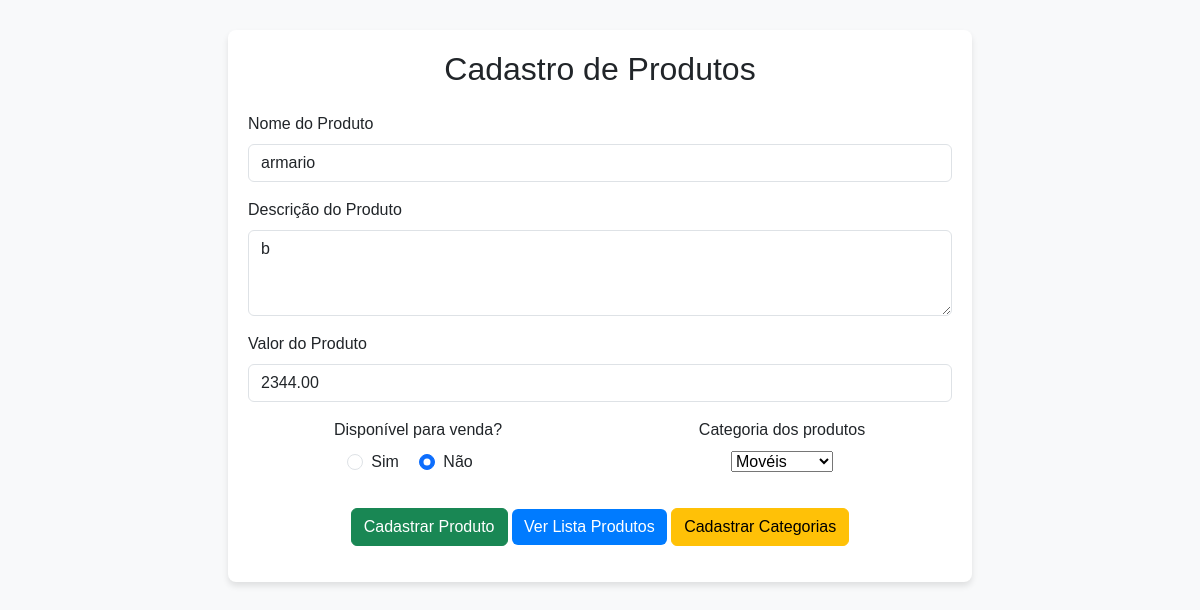
The page /editar_prod/2 on the database its author committed.
### app_inventario/models.py (models this page shows)
class Cadastro(models.Model):
    nome_prod = models.CharField(max_length=255)
    desc_prod = models.TextField()
    valor = models.DecimalField(max_digits=12, decimal_places=2)
    disp = models.BooleanField(default=True)
    cat_prod =  models.ForeignKey(Categorias, on_delete=models.CASCADE)

### app_inventario/views.py (the view, shortened to what this page needs)
# urls.py: path('editar_prod/<int:pk>', views.editar_prod, name='editar_prod'),
def editar_prod(request,pk):
     produto = get_object_or_404(Cadastro,id=pk) # Buscando o produto de acordo com o id
     categorias = Categorias.objects.all()
     context = {
          'produto': produto,
          'categorias': categorias,
          'cat_sel': produto.cat_prod_id if produto.cat_prod_id else None # Enviando a categoria do produto caso ele exista, caso não exista envia NONE
     }
     return render(request, 'editar_prod.html', context)

### app_inventario/templates/editar_prod.html (shortened to what this page needs)
<!DOCTYPE html>
<html lang="en">
<head>
    <link href="https://cdn.jsdelivr.net/npm/bootstrap@5.3.0-alpha1/dist/css/bootstrap.min.css" rel="stylesheet">
</head>
<body>
    <div class="container d-flex flex-column align-items-center">
        <div class="form-container col-md-8">
            <h2 class="text-center mb-4">Cadastro de Produtos</h2>
            <form action="/editar_prod/{{produto.id}}" method="POST">
                <div class="mb-3">
                    <label for="nomeProduto" class="form-label">Nome do Produto</label>
                    <input type="text" class="form-control" id="nomeProduto" name="nomeProd" value="{{produto.nome_prod}}">
                </div>
                <div class="mb-3">
                    <label for="descricaoProduto" class="form-label">Descrição do Produto</label>
                    <textarea class="form-control" id="descricaoProduto" name="descProd" rows="3" required>{{produto.desc_prod}}</textarea>
                </div>
                <div class="mb-3">
                    <label for="valorProduto" class="form-label">Valor do Produto</label>
                    <input type="number" step="0.01" class="form-control" id="valorProduto" name="valorProd" value="{{produto.valor}}">
                </div>
                <div class="mb-3 row text-center">
                    <div class="mb-3 col">
                        <label class="form-label ">Disponível para venda?</label>
                        <div>
                            <div class="form-check form-check-inline">
                                <input class="form-check-input" type="radio" name="disp" id="sim" value="sim" {% if produto.disp == 1 %} checked {% endif %}>
                                <label class="form-check-label" for="sim">Sim</label>
                            </div>
                            <div class="form-check form-check-inline">
                                <input class="form-check-input" type="radio" name="disp" id="nao" value="nao" {% if produto.disp == 0 %} checked {% endif %}>
                                <label class="form-check-label" for="nao">Não</label>
                            </div>
                        </div>
                    </div>
                    <div class="mb-3 col text-center">
                        <label for="catProd" class="form-label">Categoria dos produtos</label>
                        <br>
                        <select  name="catProd" id="catProd">
                            {% for categoria in categorias %}
                            <option value="{{categoria.id}}" {% if categoria.id == cat_sel %} selected {% endif %} >{{categoria.nome}}</option>
                            {% endfor %}
                        </select>
                    </div>
                </div>
                <div class="text-center">
                    <button type="submit" class="btn btn-success">Cadastrar Produto</button>
                    <a href="{% url 'listagem' %}" class="btn btn-primary">Ver Lista Produtos</a>
                    <a href="{% url 'categoria' %}" class="btn btn-warning">Cadastrar Categorias</a>
                </div>
            </form>
        </div>
    </div>
</body>
</html>

### app_inventario/templates/editar_prod.html (style rules this page uses)
body { background-color: #f8f9fa; font-family: Arial, sans-serif; }
.form-container { margin-top: 30px; padding: 20px; background: #fff; border-radius: 8px; box-shadow: 0 4px 6px rgba(0, 0, 0, 0.1); }
.btn-primary { background-color: #007bff; border: none; }

### rows shown on the page
Cadastro: nomeProd "armario", descProd "b", valorProd "2344.00", disp "☐ Sim", disp "☑ Não"

### other values the page prints
form field catProd "Movéis"
